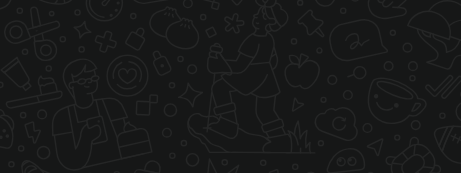
#> input picture src/preprocessing_api/landmark_parse/iamge.png, 461 x 173 px
$ python -i lib.py   (imports and definitions only)   (older library calls are emulated)
#> lines starting #> are read from the running program, lines starting #| are printed output that depends on the picture
#> further down, picture is the input picture: shape (173, 461, 3); mean B, G, R 25, 25, 24
import math
import os
import cv2
import matplotlib.pyplot as plt
import numpy as np

# [40 lines left out: function img_to_lab, not called in this run]


def get_lab_channels_and_gm(img_lab: np.ndarray):
    """
    Splits a CIELAB image matrix into its individual channels and calculates the
    Sobel gradient magnitude across the L (Lightness) channel for texture/edge detection.

    Args:
        img_lab (np.ndarray): Input image matrix in CIELAB color space.

    Returns:
        tuple: (L_channel, a_channel, b_channel, gradient_magnitude)
            - L_channel (np.ndarray): Lightness channel (0=Black, 255=White).
            - a_channel (np.ndarray): Green-to-Red axis.
            - b_channel (np.ndarray): Blue-to-Yellow axis.
            - gradient_magnitude (np.ndarray): Edge/texture intensity map derived from Sobel filters.
    """
    # Split the 3-channel LAB matrix into single 2D arrays
    L, a, b = cv2.split(img_lab)
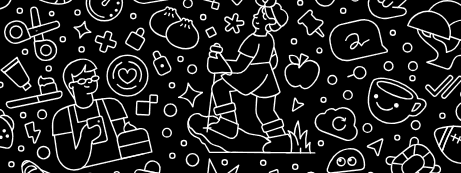
#> L: shape (173, 461); min 23, max 38, mean 25; drawn with min black and max white

    # Calculate 3x3 Sobel directional derivatives along X and Y on Lightness channel
    sobelx = cv2.Sobel(L, cv2.CV_64F, 1, 0, ksize=3)
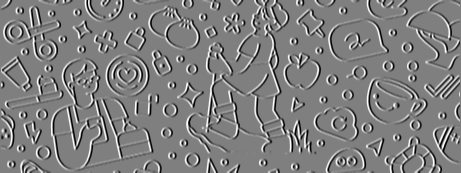
#> sobelx: shape (173, 461) float64; min -60, max 60, mean 0; drawn with min black and max white
    sobely = cv2.Sobel(L, cv2.CV_64F, 0, 1, ksize=3)
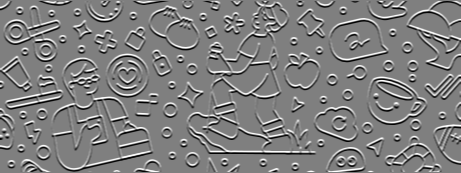
#> sobely: shape (173, 461) float64; min -60, max 60, mean 0; drawn with min black and max white

    # Square the directional gradients
    sobelx_sq = np.square(sobelx)
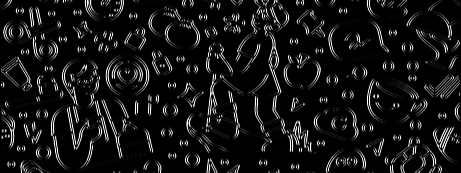
#> sobelx_sq: shape (173, 461) float64; min 0, max 3600, mean 303; drawn with min black and max white
    sobely_sq = np.square(sobely)
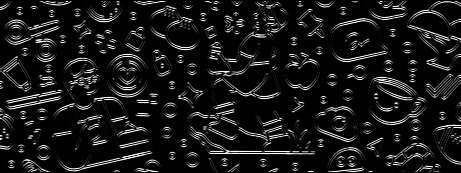
#> sobely_sq: shape (173, 461) float64; min 0, max 3600, mean 336.3; drawn with min black and max white

    # Compute total gradient magnitude: sqrt(sobelx^2 + sobely^2)
    gradient_magnitude = np.sqrt(sobelx_sq + sobely_sq)
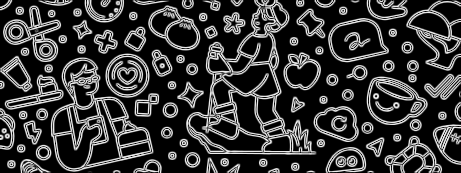
#> gradient_magnitude: shape (173, 461) float64; min 0, max 64.9, mean 14.5; drawn with min black and max white

    return L, a, b, gradient_magnitude

VALID_EXTS = {".jpg", ".jpeg", ".png", ".bmp", ".webp", ".tiff"}

# [70 lines left out: function check_dir, not called in this run]

>>> import cv2
>>> picture = cv2.imread('../landmark_parse/iamge.png')
>>> result = get_lab_channels_and_gm(picture)
